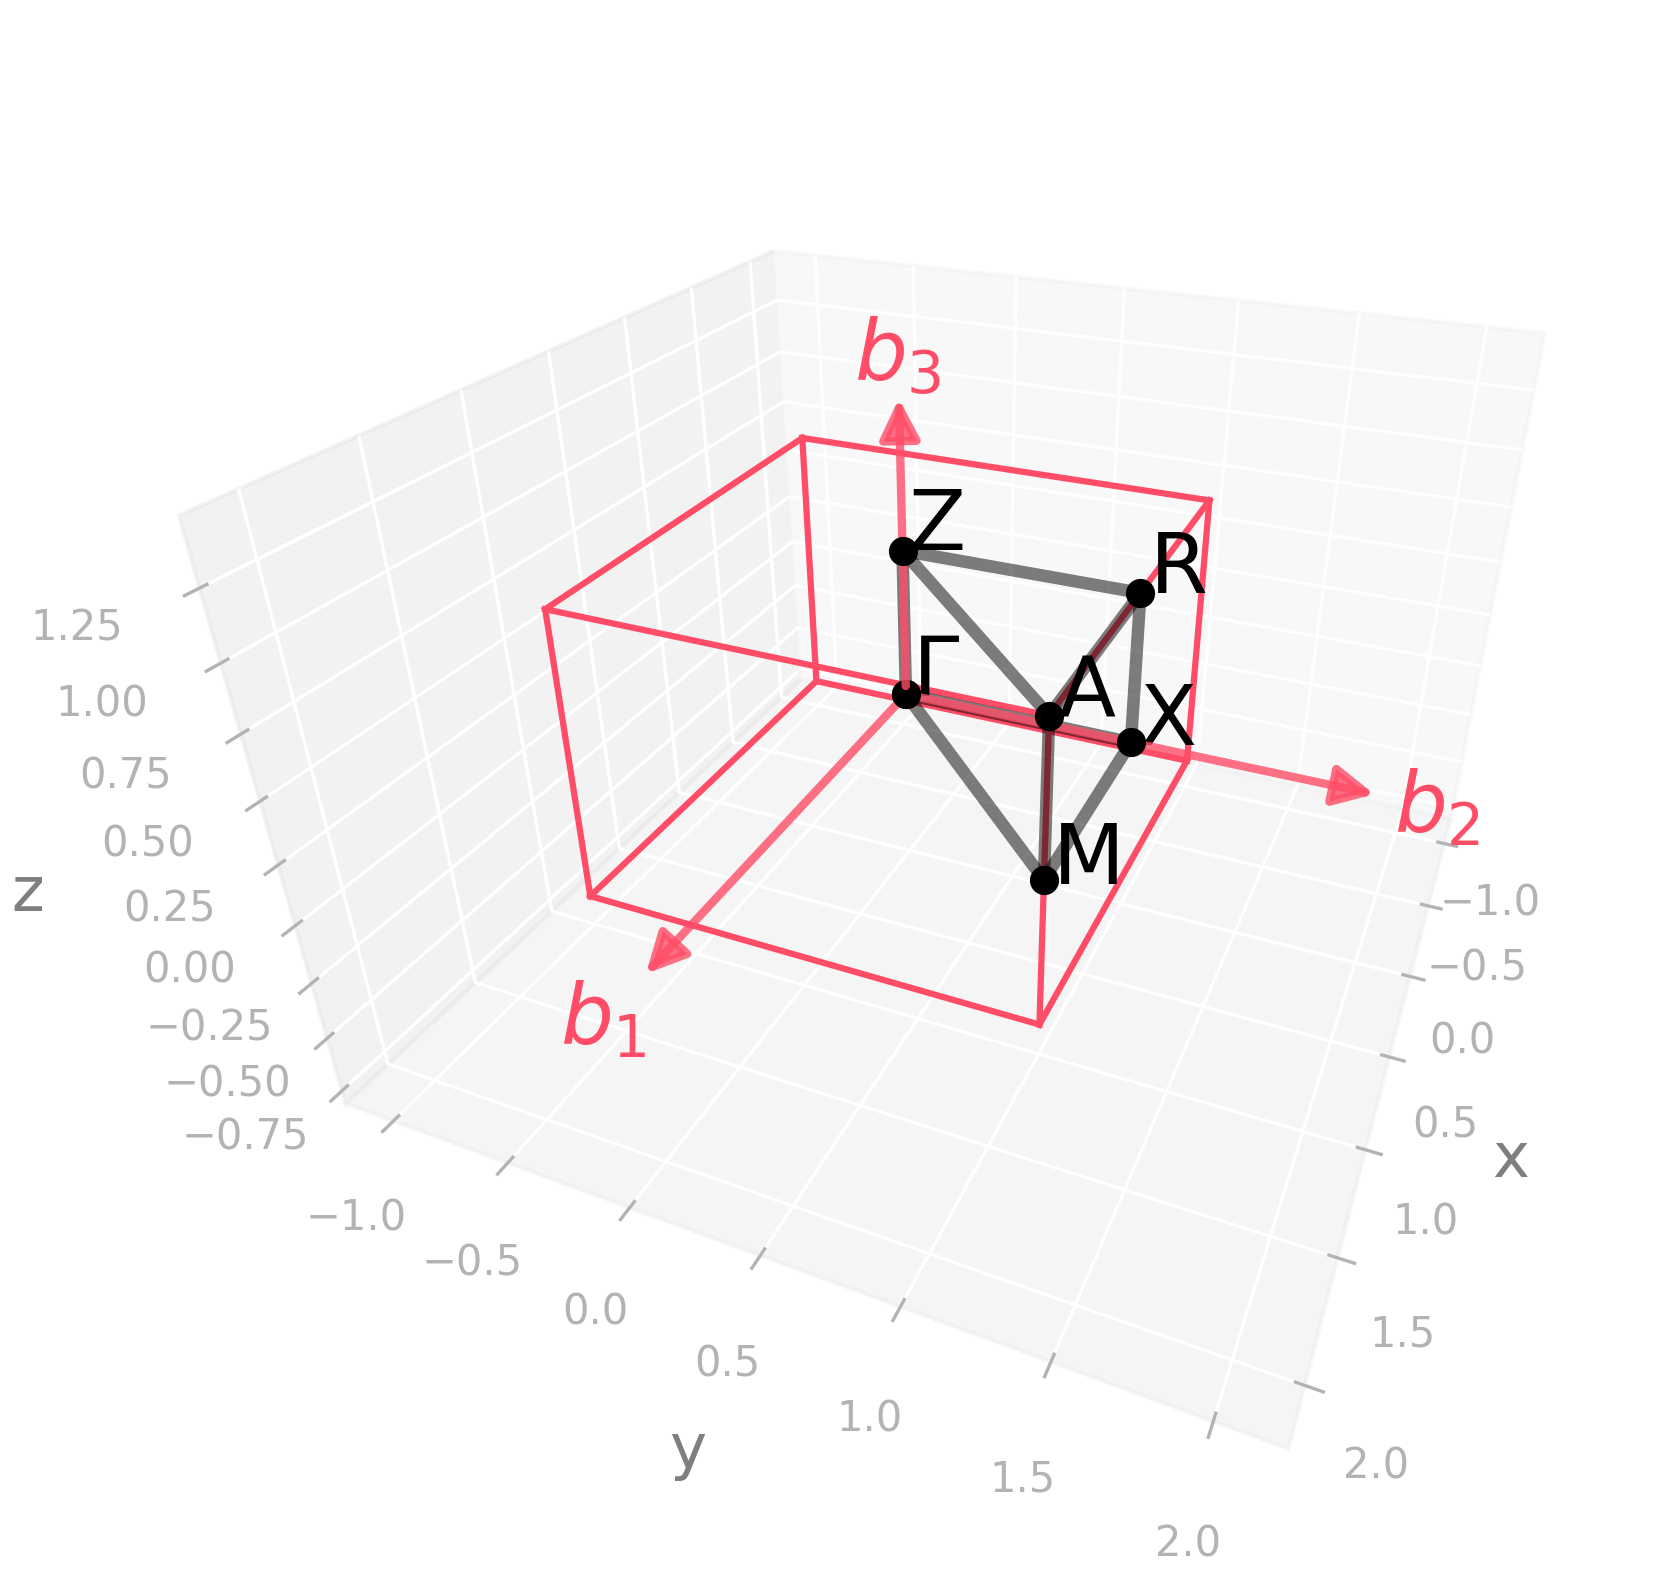

This chart was generated by the following Python code:
import radtools as rad

l = rad.lattice_example(f"TET")
l.plot("brillouin-kpath")
# Save an image:
l.savefig(
    "tet_brillouin.png",
    elev=30,
    azim=23,
    dpi=300,
   bbox_inches="tight",
)
# Interactive plot:
l.show(elev=30, azim=23)
